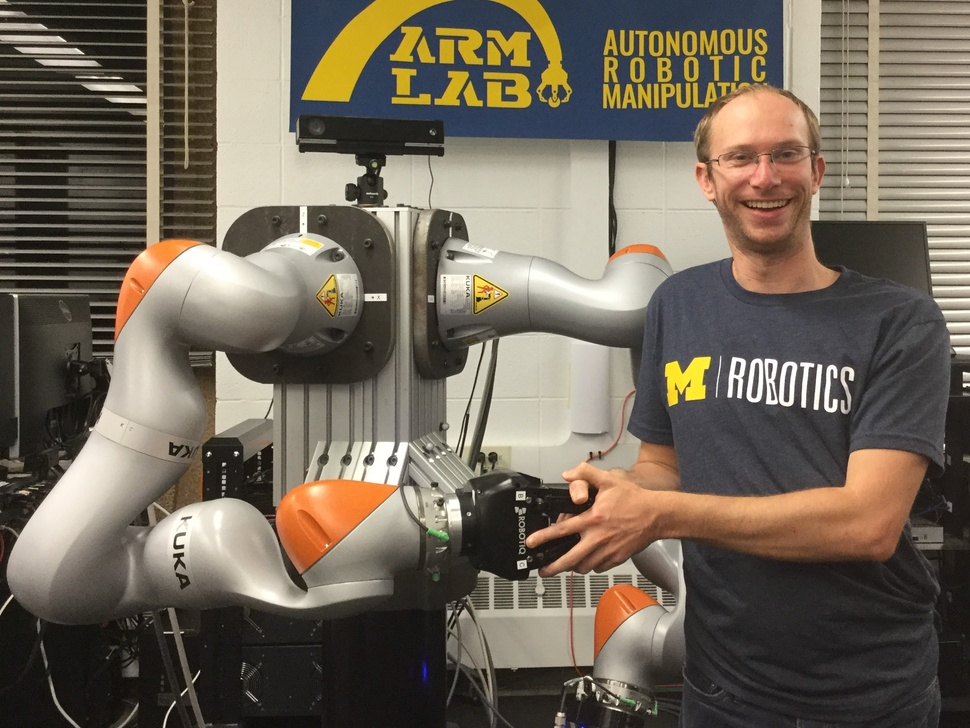
#> input picture Brad_with_victor.jpg, 970 x 728 px, shrunk from 2485 x 1864 before the run
$ python -i painting_utils.py   (imports and definitions only)
#> lines starting #> are read from the running program, lines starting #| are printed output that depends on the picture; after the words box and inside, x2 and y2 are one past the last pixel; in counts of white or black regions, pixels touching at a corner belong together
#!/usr/bin/python

import cv2
import numpy as np
import IPython

"""
Utils for paining using opencv
"""


# [18 lines left out: functions merge, maskedWeighted, not called in this run]

def overlay(base, overlay, mask):
    """
    Returns an image of overlay where mask, and background where not mask
    """
    mask_inv = cv2.bitwise_not(mask)
    img_bk = cv2.bitwise_and(base, base, mask=mask_inv)
    img_fg = cv2.bitwise_and(overlay, overlay, mask=mask)
    # IPython.embed()
    return cv2.add(img_bk, img_fg)


# [14 lines left out: function radial_brush, not called in this run]

def pencil_brush(length, weight=0.2):
    return np.diag([1]*length)*weight


# [21 lines left out: function paint_at, not called in this run]


def display(canvas, name="painting"):
    cv2.imshow(name, canvas)
    return not (cv2.waitKey(1) & 0xFF == ord('q'))

def display_until(canvas, name="tmp"):
    while display(canvas, name):
        pass


def disp_contour(img, con):
    di = cv2.dilate(con, np.ones((3,3), np.uint8), iterations=1)

    white = np.ones(img.shape, np.uint8)*255

    mix = overlay(img, white, di)
    mix = cv2.bitwise_and(mix, mix, mask=cv2.bitwise_not(con))

    display_until(mix)


def make_slic(img, region_size=int(10), ruler=10.0):
    """
    SLIC
    https://docs.opencv.org/3.4/df/d6c/group__ximgproc__superpixel.html
    """

    sp = cv2.ximgproc.createSuperpixelSLIC(img, region_size=region_size, ruler=ruler)
    for _ in range(5):
        sp.iterate()
    return sp

def disp_slic(img, region_size=10, ruler=10.0):
    sp = make_slic(img, region_size, ruler)
    con = sp.getLabelContourMask()

    disp_contour(img, con)

# [11 lines left out: function make_lsc, not called in this run]

def disp_lsc(img, region_size=10, ratio=0.075):
    sp = make_lsc(img, region_size, ratio)
    disp_contour(img, sp.getLabelContourMask())

>>> import cv2
>>> picture = cv2.imread('Brad_with_victor.jpg')
#> picture is the input picture: shape (728, 970, 3); mean B, G, R 89.8, 103.9, 113.9
>>> result = disp_slic(picture)
#> in disp_slic, `con = sp.getLabelContourMask()`:
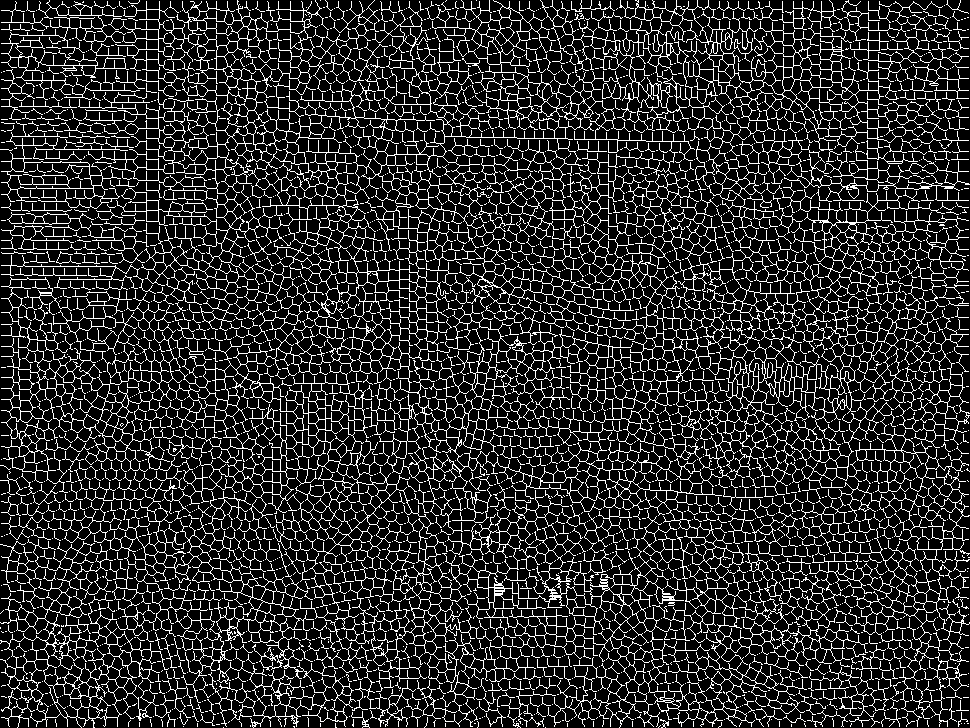
#> con: shape (728, 970); 16.7% white in thin lines or dots
#> in disp_contour, `di = cv2.dilate(con, np.ones((3,3), np.uint8), iterations=1)`:
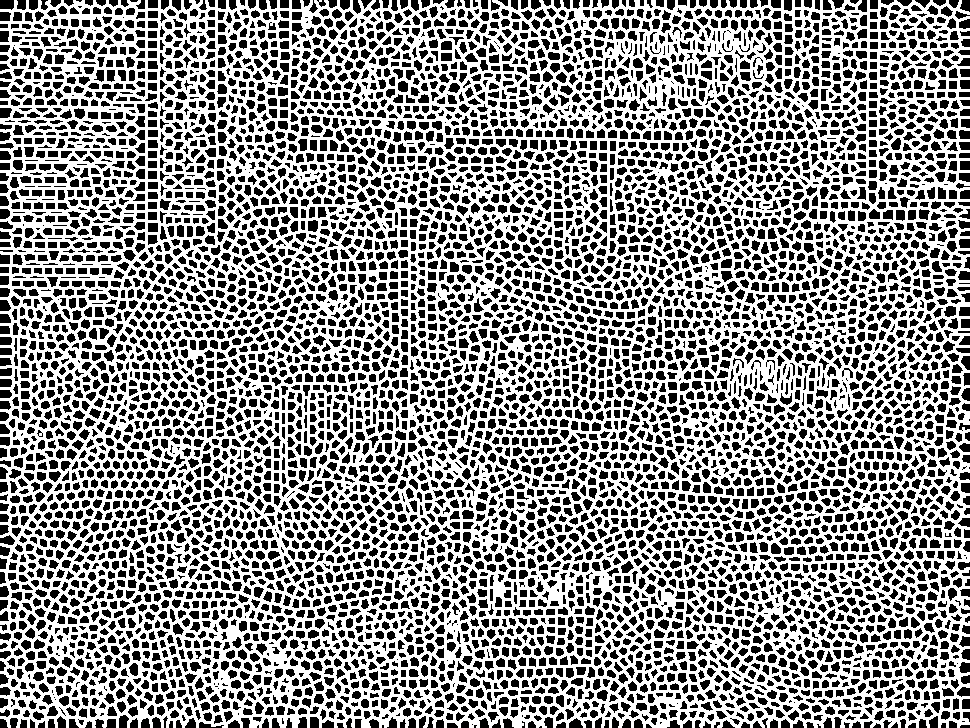
#> di: shape (728, 970); 55.4% white; 7059 black regions (476 under 20 px), largest, box (x1, y1, x2, y2) and area: (0, 0, 14, 10) 126, (0, 108, 12, 118) 105, (308, 220, 318, 232) 104
#> in overlay, `img_bk = cv2.bitwise_and(base, base, mask=mask_inv)`:
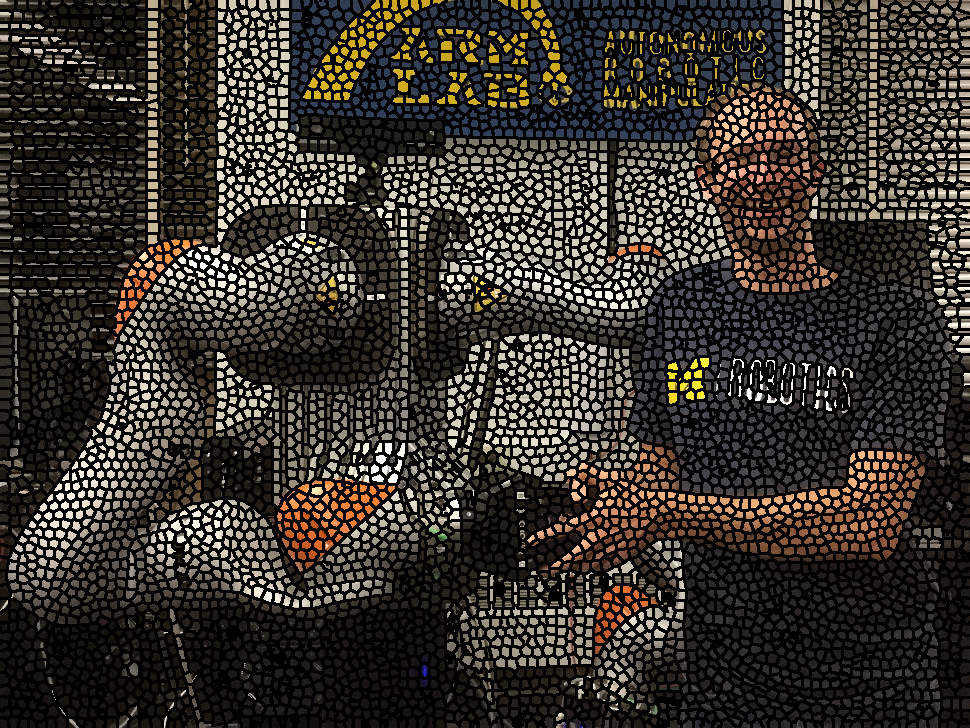
#> img_bk: shape (728, 970, 3); mean B, G, R 40.2, 46.5, 51
#> in overlay, `img_fg = cv2.bitwise_and(overlay, overlay, mask=mask)`: overlay: shape (728, 970, 3); every value is 255
#> in overlay, `return cv2.add(img_bk, img_fg)`:
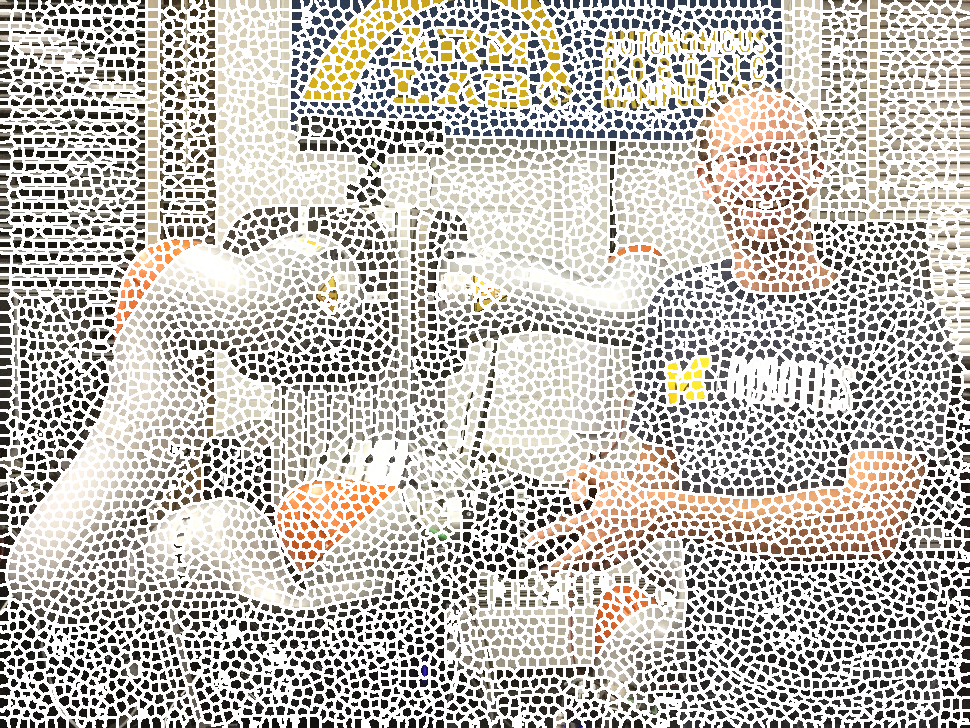
#> returned value: shape (728, 970, 3); mean of channels 0, 1, 2 181.3, 187.7, 192.2; drawn as B, G, R
#> in disp_contour, `mix = cv2.bitwise_and(mix, mix, mask=cv2.bitwise_not(con))`:
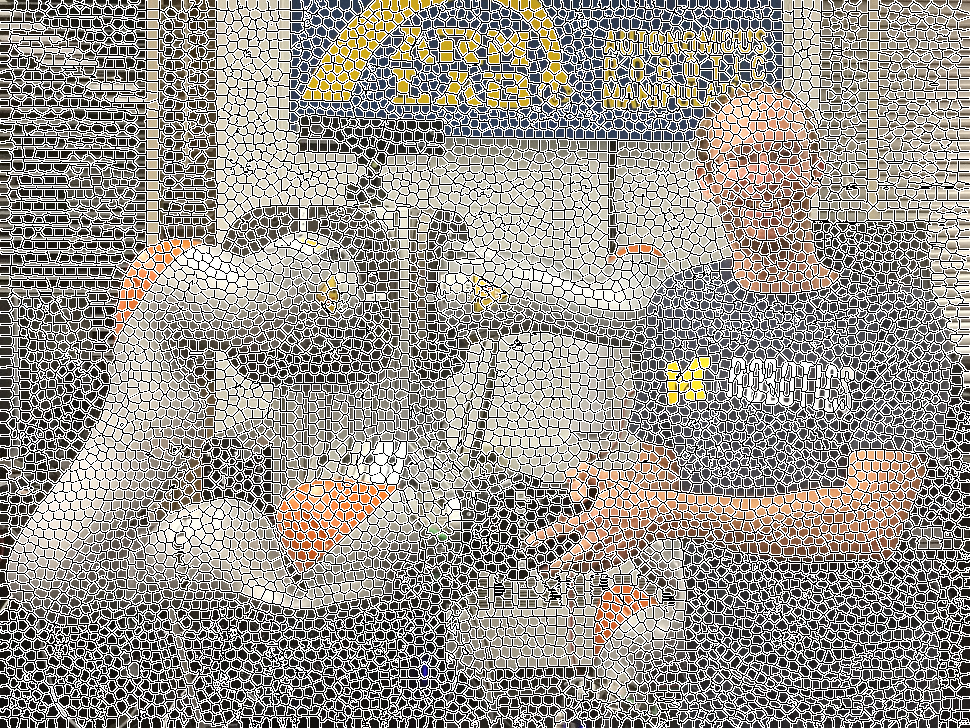
#> mix: shape (728, 970, 3); mean B, G, R 138.8, 145.1, 149.6
#> (key q is pressed here)
